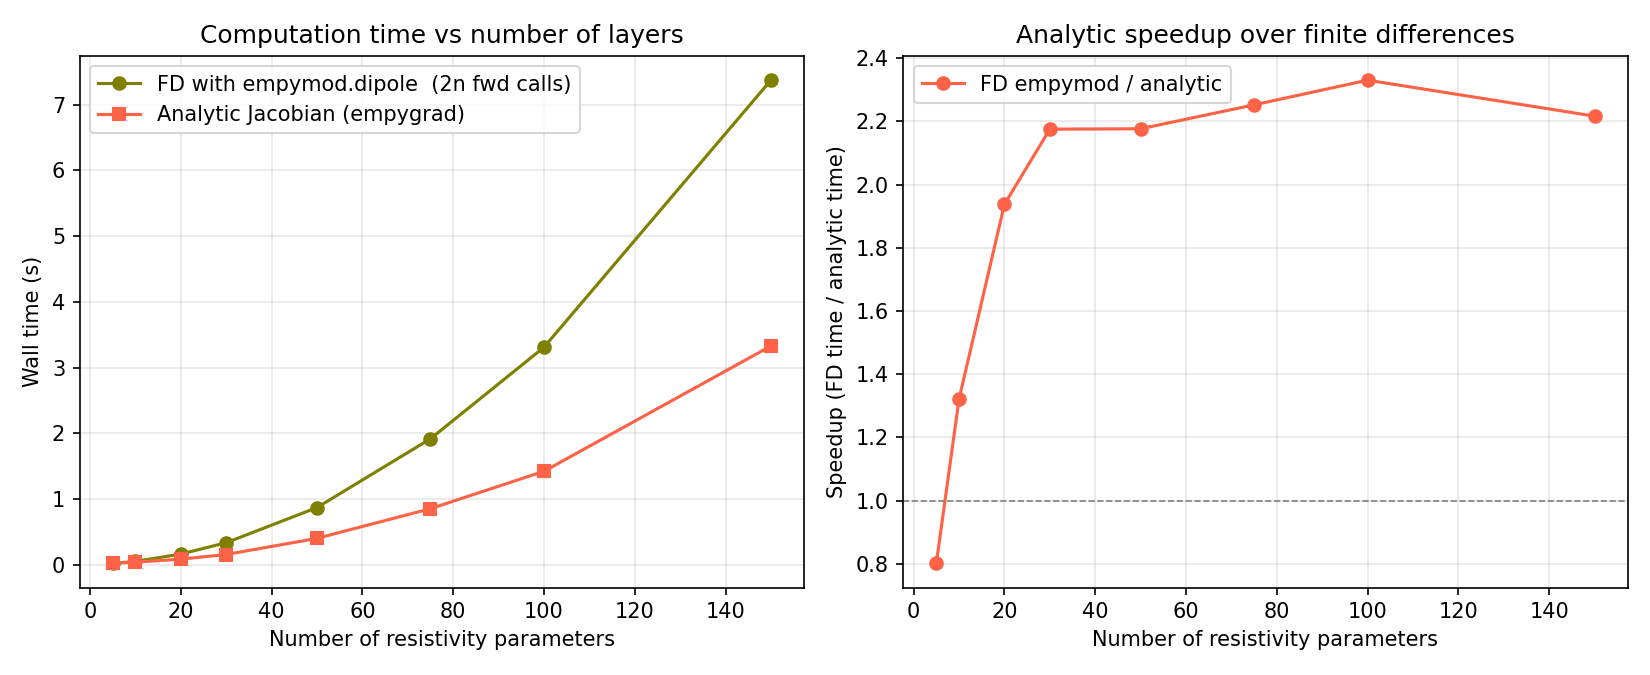

Source code (Python):
"""
Benchmark: analytic Jacobian vs central finite differences.

Shows how wall time scales with the number of resistivity parameters (layers)
for a fixed receiver array and frequency.
"""
import time

import empymod
import matplotlib.pyplot as plt
import numpy as np

from empygrad.model import dipole

# ---------------------------------------------------------------------------
# Configuration
# ---------------------------------------------------------------------------
N_LAYERS_LIST = [5, 10, 20, 30, 50, 75, 100, 150]
N_REPEAT = 3       # repetitions per measurement (take the minimum)
H_FD = 1e-4        # central-FD step size
N_REC = 20         # number of receivers

SRC = [0, 0, 0.1]
REC = [np.linspace(500, 5000, N_REC), np.zeros(N_REC), 0.1]
FREQ = 1.0


def build_model(n_layers):
    """Return a simple n_layers model (log-spaced depths, alternating res)."""
    depths = np.linspace(0, 2000, n_layers)
    res = np.ones(n_layers + 1)
    res[0] = 1e20                  # air
    res[1::2] = 10.0
    res[2::2] = 1.0
    return depths, res


def time_analytic(depths, res):
    t0 = time.perf_counter()
    dipole(src=SRC, rec=REC, depth=depths, res=res,
           freqtime=FREQ, ab=11, verb=0, jac='res')
    return time.perf_counter() - t0


def time_fd_empymod(depths, res):
    t0 = time.perf_counter()
    n = len(res)
    for k in range(n):
        res_p = res.copy(); res_p[k] *= (1 + H_FD)
        res_m = res.copy(); res_m[k] *= (1 - H_FD)
        empymod.dipole(src=SRC, rec=REC, depth=depths, res=res_p,
                       freqtime=FREQ, ab=11, verb=0)
        empymod.dipole(src=SRC, rec=REC, depth=depths, res=res_m,
                       freqtime=FREQ, ab=11, verb=0)
    return time.perf_counter() - t0


# ---------------------------------------------------------------------------
# Run benchmark
# ---------------------------------------------------------------------------
times_analytic = []
times_fd_mod = []

print(f"{'n_layers':>10}  {'analytic [s]':>14}  {'FD empymod [s]':>16}  {'FD empygrad [s]':>17}  {'speedup (grad)':>15}")
print("-" * 75)

for n in N_LAYERS_LIST:
    d, r = build_model(n)

    t_a  = min(time_analytic(d, r)     for _ in range(N_REPEAT))
    t_fm = min(time_fd_empymod(d, r)   for _ in range(N_REPEAT))

    times_analytic.append(t_a)
    times_fd_mod.append(t_fm)
    print(f"{n:>10d}  {t_a:>14.4f}  {t_fm:>16.4f}  {t_fm/t_a:>14.1f}x")

# ---------------------------------------------------------------------------
# Plot
# ---------------------------------------------------------------------------
fig, axes = plt.subplots(1, 2, figsize=(11, 4.5))

ax = axes[0]
ax.plot(N_LAYERS_LIST, times_fd_mod,  "o-", color='olive', label="FD with empymod.dipole  (2n fwd calls)")
ax.plot(N_LAYERS_LIST, times_analytic, "s-", color='tomato', label="Analytic Jacobian (empygrad)")
ax.set_xlabel("Number of resistivity parameters")
ax.set_ylabel("Wall time (s)")
ax.set_title("Computation time vs number of layers")
ax.legend()
ax.grid(True, alpha=0.3)

ax = axes[1]
speedup_mod  = np.array(times_fd_mod)  / np.array(times_analytic)
ax.plot(N_LAYERS_LIST, speedup_mod,  "o-",color='tomato', label="FD empymod / analytic")
ax.axhline(1, color="gray", linestyle="--", linewidth=0.8)
ax.set_xlabel("Number of resistivity parameters")
ax.set_ylabel("Speedup (FD time / analytic time)")
ax.set_title("Analytic speedup over finite differences")
ax.legend()
ax.grid(True, alpha=0.3)

fig.tight_layout()
plt.savefig("benchmark_jac_vs_fd.png", dpi=150)
plt.show()
print("\nFigure saved to benchmark_jac_vs_fd.png")
